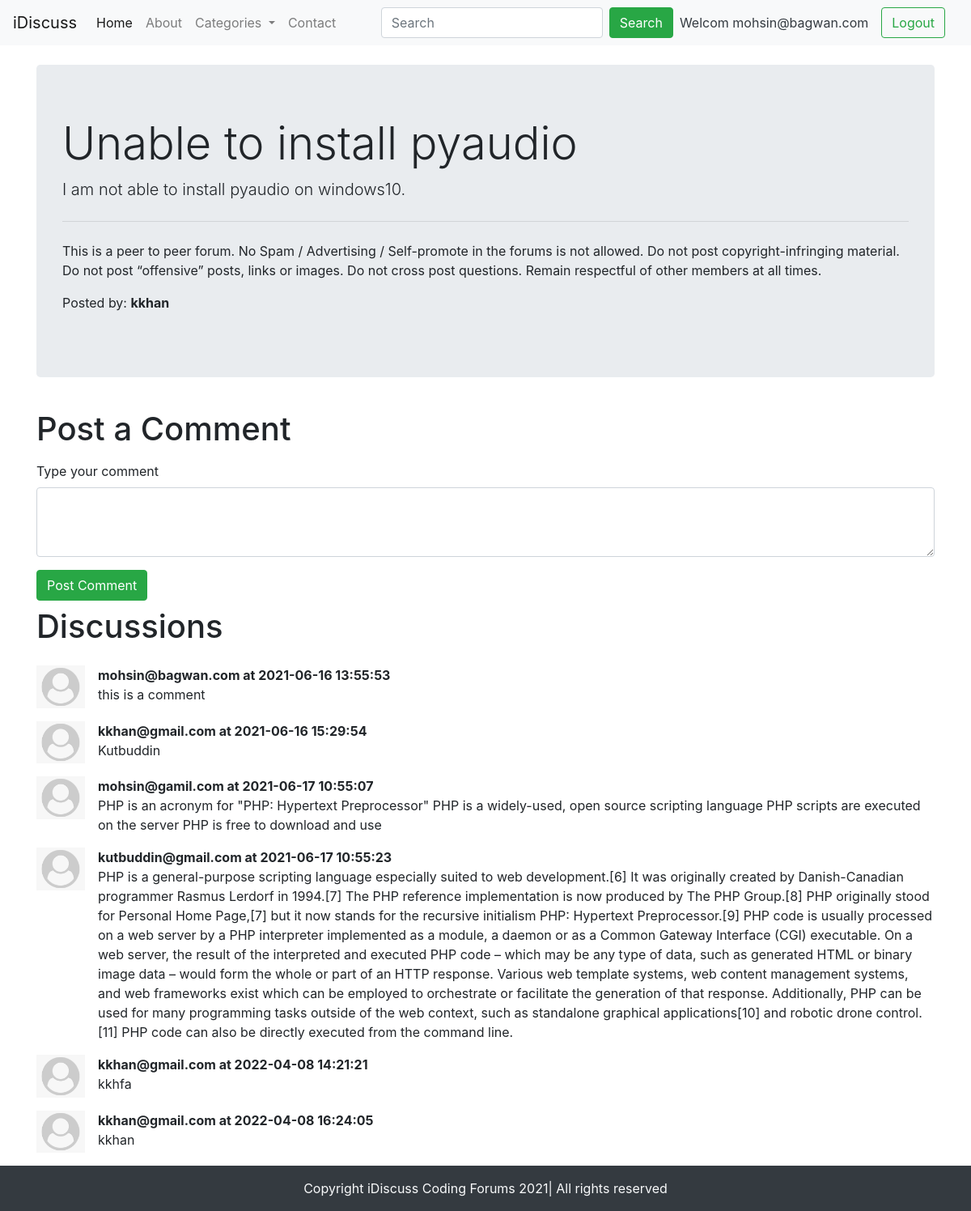
The app's page /thread.php?threadid=1 (signed in) with its own data.
### tables this page shows
CREATE TABLE `threads` (
  `thread_id` int(7) NOT NULL,
  `thread_title` varchar(255) NOT NULL,
  `thread_description` text NOT NULL,
  `thread_cat_id` int(7) NOT NULL,
  `thread_user_id` int(7) NOT NULL,
  `timestamp` datetime NOT NULL DEFAULT current_timestamp()
);

CREATE TABLE `comments` (
  `comment_id` int(8) NOT NULL,
  `comment_content` text NOT NULL,
  `thread_id` int(8) NOT NULL,
  `comment_by` int(8) NOT NULL,
  `comment_time` datetime NOT NULL DEFAULT current_timestamp()
);

CREATE TABLE `users` (
  `sno` int(8) NOT NULL,
  `user_email` varchar(30) NOT NULL,
  `user_pass` varchar(255) NOT NULL,
  `timestamp` datetime NOT NULL DEFAULT current_timestamp()
);

### thread.php (the view, shortened to what this page needs)
<!doctype html>
<html lang="en">
<head>
    <link rel="stylesheet" href="https://stackpath.bootstrapcdn.com/bootstrap/4.5.0/css/bootstrap.min.css"
>
</head>
<body>
    <?php include 'partials/_header.php';?>
    <?php include 'partials/_dbconnect.php';?>
    <?php
        $id = $_GET['threadid'];
        $sql = "SELECT * FROM `threads` WHERE thread_id=$id";
        $result = mysqli_query($conn, $sql);
        while($row = mysqli_fetch_assoc($result)){
            $title = $row['thread_title'];
            $desc = $row['thread_description'];
        }
    ?>
    <div class="container my-4">
        <div class="jumbotron">
            <h1 class="display-4"><?php echo $title; ?></h1>
            <p class="lead"><?php echo $desc; ?> </p>
            <hr class="my-4">
            <p>This is a peer to peer forum. No Spam / Advertising / Self-promote in the forums is not allowed. Do
                not post copyright-infringing material. Do not post “offensive” posts, links or images. Do not cross
                post questions. Remain respectful of other members at all times.</p>
            <p>Posted by: <b>kkhan</b></p>
        </div>
    </div>
    <div class="container">
        <h1 class="py-2">Post a Comment</h1>
        <form action="<?php echo $_SERVER['REQUEST_URI']; ?>" method="post">
            <div class="form-group">
                <label for="exampleFormControlTextArea1">Type your comment</label>
                <textarea class="form-control" id="comment" name="comment" rows="3"></textarea>
            </div>
            <button type="submit" class="btn btn-success">Post Comment</button>
        </form>
    </div>
    <div class="container" id="ques">
        <h1 class="py-2">Discussions</h1>
        <?php
            $id = $_GET['threadid'];
            $sql = "SELECT * FROM `comments` WHERE thread_id=$id";
            $result = mysqli_query($conn, $sql);
            while($row = mysqli_fetch_assoc($result)){
                $content = $row['comment_content'];
                $comment_time = $row['comment_time'];
                $thread_user_id = $row['comment_by'];
                $sql2 = "SELECT user_email FROM `users` WHERE sno='$thread_user_id'";
                $result2 = mysqli_query($conn, $sql2);
                $row2 = mysqli_fetch_assoc($result2);
                echo '<div class="media my-3">
                        <img src="img/user-default.png" width="60px" class="mr-3" alt="">
                        <div class="media-body">
                            <p class="font-weight-bold my-0">'. $row2['user_email'] .' at '. $comment_time. '</p> '. $content . '
                        </div>
                    </div>';
            }
        ?>
    </div>
    <?php include 'partials/_footer.php';?>
</body>
</html>

### thread.php (style rules this page uses)
#ques { min-height: 433px; }

### records on screen
threads: thread_title "Unable to install pyaudio", thread_description "I am not able to install pyaudio on windows10."
comments: users.user_email "mohsin@bagwan.com", comment_time "2021-06-16 13:55:53", comment_content "this is a comment"
comments: users.user_email "kkhan@gmail.com", comment_time "2021-06-16 15:29:54", comment_content "Kutbuddin"
comments: users.user_email "mohsin@gamil.com", comment_time "2021-06-17 10:55:07", comment_content "PHP is an acronym for \"PHP: Hypertext Preprocessor\" PHP is a widely-used, open source scripting language PHP scripts are executed on the server PHP is free to download and use"
comments: users.user_email "kutbuddin@gmail.com", comment_time "2021-06-17 10:55:23", comment_content "PHP is a general-purpose scripting language especially suited to web development.[6] It was originally created by Danish-Canadian programmer Rasmus Lerdorf in 1994.[7] The PHP reference implementation is now produced by The PHP Group.[8] PHP originally stood for Personal Home Page,[7] but it now stands for the recursive initialism PHP: Hypertext Preprocessor.[9] PHP code is usually processed on a web server by a PHP interpreter implemented as a module, a daemon or as a Common Gateway Interface (CGI) executable. On a web server, the result of the interpreted and executed PHP code – which may be any type of data, such as generated HTML or binary image data – would form the whole or part of an…"
comments: users.user_email "kkhan@gmail.com", comment_time "2022-04-08 14:21:21", comment_content "kkhfa"
comments: users.user_email "kkhan@gmail.com", comment_time "2022-04-08 16:24:05", comment_content "kkhan"

### other values on screen
$_SESSION['useremail'] "mohsin@bagwan.com"
